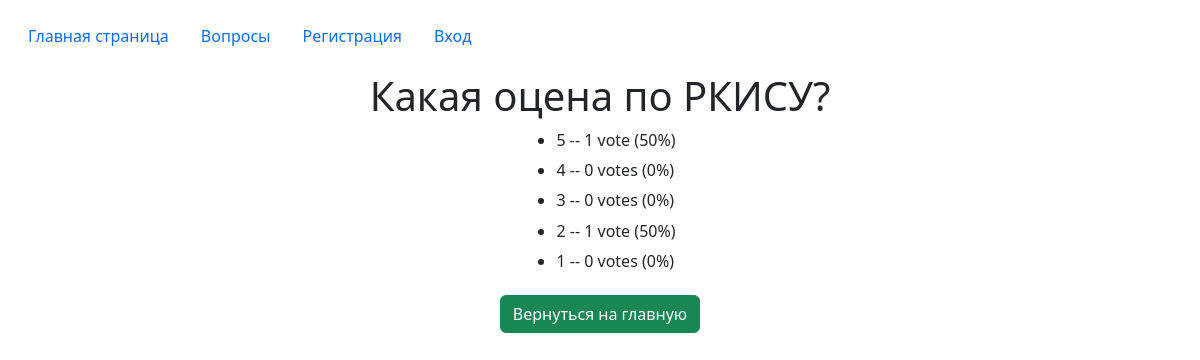
/1/results/, run on the app's committed database.
### polls/models.py (models this page shows, shortened)
class Question(models.Model):
    question_text = models.CharField(max_length=200)
    pub_date = models.DateTimeField('date published')
    life_time = models.DateTimeField(default=datetime.now() + timedelta(days=1), verbose_name='Время жизни', null=False)
    votes = models.IntegerField(default=0)
    img = models.ImageField(null=True, default='default.jpg', upload_to='images/question')
    description = models.TextField(max_length=600, null=True)
    description2 = models.TextField(max_length=600, null=True)

class Choice(models.Model):
    question = models.ForeignKey(Question, on_delete=models.CASCADE)
    choice_text = models.CharField(max_length=200)
    votes = models.IntegerField(default=0)
    def percentage(self):
        all_votes = Choice.objects.all()
        votes_count = 0
        for obj in all_votes:
            votes_count += obj.votes
        if self.votes != 0:
            return round((self.votes / votes_count) * 100)
        else:
            return 0

### polls/views.py (the view)
# urls.py: path('<int:pk>/results/', views.ResultsView.as_view(), name='results'),
class ResultsView(generic.DetailView):
    model = Question
    template_name = 'polls/results.html'

### polls/templates/polls/results.html
{% extends "base.html" %}
{% block content %}
<div class="d-flex justify-content-center align-items-center flex-column">
<h1>{{ question.question_text }}</h1>
<ul>
    {% for choice in question.choice_set.all %}
    <li><h6>{{ choice.choice_text }} -- {{ choice.votes }} vote{{choice.votes|pluralize}} ({{choice.percentage}}%)</h6></li>
    {% endfor %}
</ul>
<a class="btn btn-success" href="{% url 'polls:index' %}" role="button">Вернуться на главную</a>
</div>
{% endblock %}

### polls/templates/base.html (shortened to what this page needs)
<!DOCTYPE html>
<html lang="ru">
<head>
    <link rel="stylesheet" href="https://cdn.jsdelivr.net/npm/bootstrap@5.2.3/dist/css/bootstrap.min.css">
</head>
<body>
    <div class="container-fluid" bis_skin_checked="1">
        <header class="d-flex py-3">
            <ul class="nav nav-pills">
                <li class="nav-item"><a href="{% url 'polls:home' %}" class="nav-link" aria-current="page">Главная страница</a></li>
                <li class="nav-item"><a href="{% url 'polls:index' %}" class="nav-link">Вопросы</a></li>
                {% if user.is_authenticated %}
                <li class="nav-item"><a href="{% url 'profile' %}" class="nav-link">Профиль</a></li>
                {% else %}
                <li class="nav-item"><a href="{% url 'register' %}" class="nav-link">Регистрация</a></li>
                <li class="nav-item"><a href="{% url 'login' %}" class="nav-link">Вход</a></li>
                {% endif %}
            </ul>
        </header>
    </div>
    {% block content %}{% endblock %}
</body>
</html>

### data on the page
Question: question_text "Какая оцена по РКИСУ?"
Choice: choice_text "5", votes "1", percentage "50"
Choice: choice_text "4", votes "0", percentage "0"
Choice: choice_text "3", votes "0", percentage "0"
Choice: choice_text "2", votes "1", percentage "50"
Choice: choice_text "1", votes "0", percentage "0"
